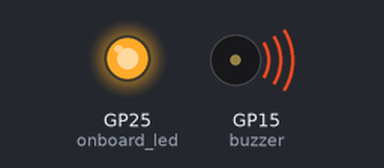
A program run on a simulated Raspberry Pi Pico running MicroPython. Shown: output pins drawn as LEDs (lit = HIGH), buzzer (waves = sounding, pin HIGH). At 0.8 s the program stops and its outputs stay as they are.

Above: at 0.1 s.
At 0.8 s:
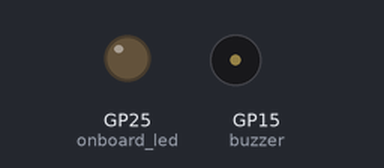
Timing chart, 0 to 2.3 s (numbered marks = the images above):
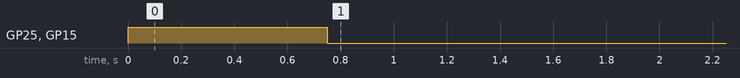

The program:

buzz_ping.py
```python
# Beep notification when a new device is connected on the network (todo)
# V0 - beep notification whenever we <insert task>

from machine import Pin
from time import sleep

def test_func() -> bool:
    return True

def notify() -> None:
    buzzer = Pin(15, Pin.OUT)
    onboard_led = Pin("LED", Pin.OUT)
    buzzer.value(1)
    onboard_led.toggle()
    sleep(0.75)
    onboard_led.toggle()
    buzzer.value(0)


if __name__ == '__main__':
    notify()
```

Measured:
- by itself, GP25 (onboard_led), GP15 (buzzer): LOW → HIGH at 0.00 s, → LOW 0.75 s later
